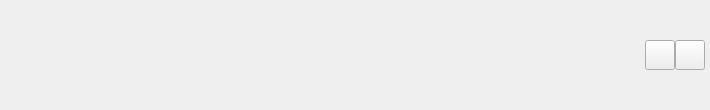
<?xml version="1.0" encoding="UTF-8"?>
<ui version="4.0">
 <class>TitleBar</class>
 <widget class="QWidget" name="TitleBar">
  <property name="geometry">
   <rect>
    <x>0</x>
    <y>0</y>
    <width>710</width>
    <height>110</height>
   </rect>
  </property>
  <property name="windowTitle">
   <string>Form</string>
  </property>
  <layout class="QGridLayout" name="gridLayout">
   <property name="leftMargin">
    <number>5</number>
   </property>
   <property name="topMargin">
    <number>5</number>
   </property>
   <property name="rightMargin">
    <number>5</number>
   </property>
   <property name="bottomMargin">
    <number>5</number>
   </property>
   <property name="spacing">
    <number>0</number>
   </property>
   <item row="0" column="0">
    <layout class="QHBoxLayout" name="horizontalLayout">
     <item>
      <widget class="QLabel" name="logoLabel">
       <property name="minimumSize">
        <size>
         <width>30</width>
         <height>30</height>
        </size>
       </property>
       <property name="maximumSize">
        <size>
         <width>30</width>
         <height>30</height>
        </size>
       </property>
       <property name="text">
        <string/>
       </property>
      </widget>
     </item>
     <item>
      <widget class="QLabel" name="titleLabel">
       <property name="minimumSize">
        <size>
         <width>400</width>
         <height>30</height>
        </size>
       </property>
       <property name="maximumSize">
        <size>
         <width>400</width>
         <height>30</height>
        </size>
       </property>
       <property name="styleSheet">
        <string notr="true"/>
       </property>
       <property name="text">
        <string/>
       </property>
      </widget>
     </item>
     <item>
      <spacer name="horizontalSpacer">
       <property name="orientation">
        <enum>Qt::Horizontal</enum>
       </property>
       <property name="sizeHint" stdset="0">
        <size>
         <width>40</width>
         <height>20</height>
        </size>
       </property>
      </spacer>
     </item>
     <item>
      <widget class="QPushButton" name="minBtn">
       <property name="minimumSize">
        <size>
         <width>30</width>
         <height>30</height>
        </size>
       </property>
       <property name="maximumSize">
        <size>
         <width>30</width>
         <height>30</height>
        </size>
       </property>
       <property name="text">
        <string/>
       </property>
      </widget>
     </item>
     <item>
      <widget class="QPushButton" name="closeBtn">
       <property name="minimumSize">
        <size>
         <width>30</width>
         <height>30</height>
        </size>
       </property>
       <property name="maximumSize">
        <size>
         <width>30</width>
         <height>30</height>
        </size>
       </property>
       <property name="text">
        <string/>
       </property>
      </widget>
     </item>
    </layout>
   </item>
  </layout>
 </widget>
 <resources/>
 <connections/>
</ui>
